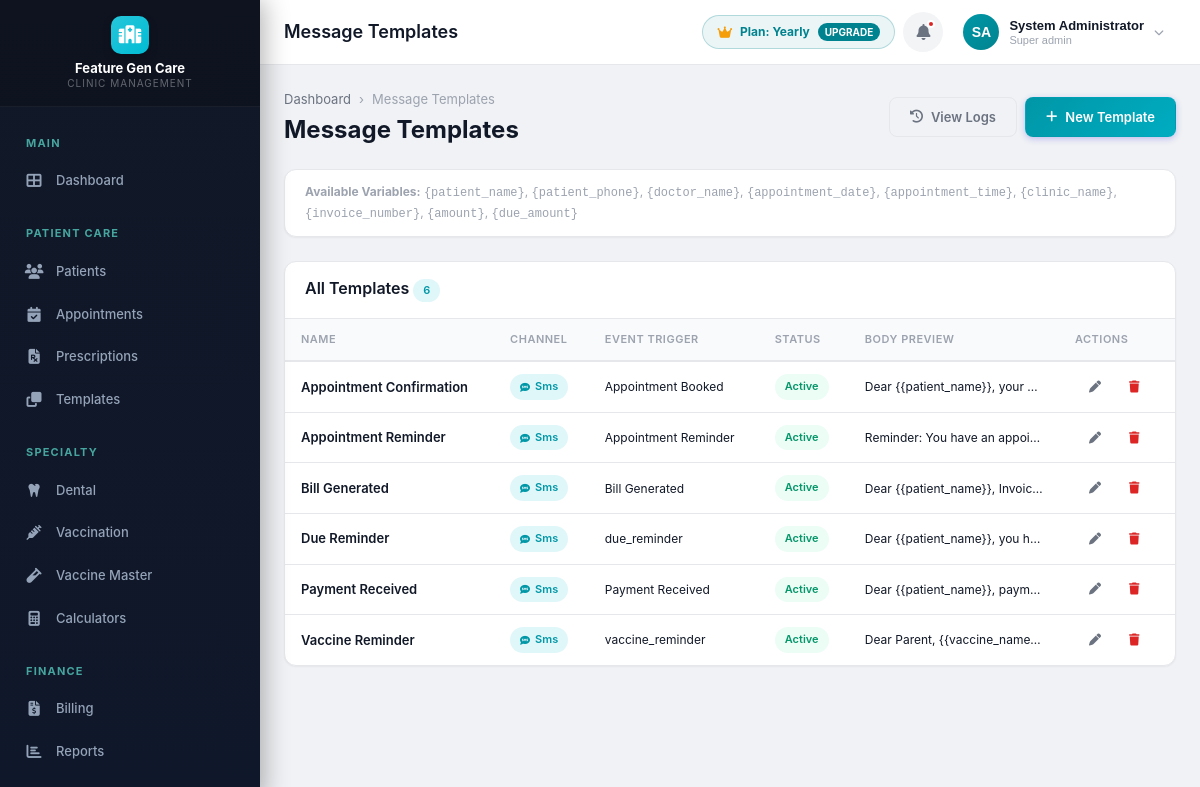
The app's page /modules/communication/templates.php (signed in) with its own data.
### tables this page shows
CREATE TABLE IF NOT EXISTS clinics (
    id INT AUTO_INCREMENT PRIMARY KEY,
    name VARCHAR(200) NOT NULL,
    tagline VARCHAR(300) DEFAULT NULL,
    logo VARCHAR(500) DEFAULT NULL,
    email VARCHAR(150) DEFAULT NULL,
    phone VARCHAR(20) DEFAULT NULL,
    alt_phone VARCHAR(20) DEFAULT NULL,
    website VARCHAR(200) DEFAULT NULL,
    address TEXT DEFAULT NULL,
    city VARCHAR(100) DEFAULT NULL,
    state VARCHAR(100) DEFAULT NULL,
    pincode VARCHAR(10) DEFAULT NULL,
    country VARCHAR(100) DEFAULT 'India',
    registration_no VARCHAR(100) DEFAULT NULL,
    gst_number VARCHAR(20) DEFAULT NULL,
    pan_number VARCHAR(20) DEFAULT NULL,
    primary_color VARCHAR(10) DEFAULT '#4F46E5',
    secondary_color VARCHAR(10) DEFAULT '#7C3AED',
    currency_symbol VARCHAR(5) DEFAULT '₹',
    date_format VARCHAR(20) DEFAULT 'd/m/Y',
    time_format VARCHAR(10) DEFAULT '12h',
    timezone VARCHAR(50) DEFAULT 'Asia/Kolkata',
    prescription_header TEXT DEFAULT NULL,
    prescription_footer TEXT DEFAULT NULL,
    invoice_header TEXT DEFAULT NULL,
    invoice_footer TEXT DEFAULT NULL,
    invoice_prefix VARCHAR(10) DEFAULT 'INV',
    invoice_start_no INT DEFAULT 1,
    patient_id_prefix VARCHAR(10) DEFAULT 'PT',
    patient_id_start_no INT DEFAULT 1000,
    is_active TINYINT(1) DEFAULT 1,
    created_at TIMESTAMP DEFAULT CURRENT_TIMESTAMP,
    updated_at TIMESTAMP DEFAULT CURRENT_TIMESTAMP ON UPDATE CURRENT_TIMESTAMP
);

CREATE TABLE IF NOT EXISTS tenants (
    id INT AUTO_INCREMENT PRIMARY KEY,
    clinic_name VARCHAR(200) NOT NULL,
    subdomain VARCHAR(100) NOT NULL UNIQUE,
    db_host VARCHAR(100) NOT NULL DEFAULT 'localhost',
    db_name VARCHAR(100) NOT NULL UNIQUE,
    db_user VARCHAR(100) NOT NULL,
    db_password VARCHAR(255) NOT NULL,
    status ENUM('active', 'suspended', 'pending') DEFAULT 'active',
    
     
    plan_type ENUM('trial', 'monthly', 'yearly', 'one_time', 'custom') DEFAULT 'trial',
    billing_cycle ENUM('trial', 'monthly', 'yearly', 'one_time') DEFAULT 'trial',
    max_doctors INT DEFAULT 2 COMMENT 'Doctor quota: 0 = unlimited',
    trial_ends_at DATETIME NULL,
    subscription_starts_at DATETIME NULL,
    subscription_ends_at DATETIME NULL COMMENT 'NULL indicates lifetime/perpetual license',
    is_lifetime TINYINT(1) DEFAULT 0,
    bonus_months INT DEFAULT 0 COMMENT 'Negotiated bonus months (e.g. +2 on yearly)',
    plan_amount DECIMAL(10,2) DEFAULT 0.00,
    currency VARCHAR(10) DEFAULT 'INR',
    subscription_status ENUM('trial', 'active', 'expired', 'grace_period', 'suspended') DEFAULT 'trial',
    
    created_at TIMESTAMP DEFAULT CURRENT_TIMESTAMP,
    updated_at TIMESTAMP DEFAULT CURRENT_TIMESTAMP ON UPDATE CURRENT_TIMESTAMP,
    INDEX idx_subdomain (subdomain),
    INDEX idx_status (status),
    INDEX idx_sub_status (subscription_status)
);

CREATE TABLE IF NOT EXISTS message_templates (
    id INT AUTO_INCREMENT PRIMARY KEY,
    clinic_id INT NOT NULL DEFAULT 1,
    name VARCHAR(200) NOT NULL,
    event_trigger VARCHAR(100) DEFAULT NULL COMMENT 'appointment_booked, bill_generated, etc.',
    channel ENUM('sms','whatsapp','email','all') DEFAULT 'sms',
    subject VARCHAR(300) DEFAULT NULL,
    body TEXT NOT NULL,
    variables TEXT DEFAULT NULL COMMENT 'JSON list of available variables',
    is_active TINYINT(1) DEFAULT 1,
    created_at TIMESTAMP DEFAULT CURRENT_TIMESTAMP,
    updated_at TIMESTAMP DEFAULT CURRENT_TIMESTAMP ON UPDATE CURRENT_TIMESTAMP,
    FOREIGN KEY (clinic_id) REFERENCES clinics(id)
);

### modules/communication/templates.php (the view, shortened to what the rows shown need)
<?php
$pageTitle = 'Message Templates';
require_once dirname(dirname(__DIR__)) . '/includes/header.php';
$db = db();
$clinicId = getCurrentClinicId();
$templates = $db->fetchAll("SELECT * FROM message_templates WHERE clinic_id = ? ORDER BY name", [$clinicId]);
$eventTriggers = [
    'appointment_booked' => 'Appointment Booked',
    'appointment_reminder' => 'Appointment Reminder',
    'appointment_cancelled' => 'Appointment Cancelled',
    'bill_generated' => 'Bill Generated',
    'payment_received' => 'Payment Received',
    'prescription_sent' => 'Prescription Sent',
    'vaccination_due' => 'Vaccination Due',
    'birthday' => 'Birthday Wish',
    'followup_reminder' => 'Follow-up Reminder',
    'custom' => 'Custom / Manual'
];
?>
<div class="content-header">
    <div>
        <h1>Message Templates</h1>
    </div>
</div>
<div class="card">
    <div class="card-body p-0">
        <?php if (empty($templates)): ?>
        <div class="empty-state"><i class="fas fa-envelope-open-text"></i><h3>No templates yet</h3><p>Create your first message template</p></div>
        <?php else: ?>
        <div class="table-responsive">
            <table class="table">
                <thead><tr><th>Name</th><th>Channel</th><th>Event Trigger</th><th>Status</th><th>Body Preview</th><th>Actions</th></tr></thead>
                <tbody>
                <?php foreach ($templates as $t): ?>
                <tr>
                    <td class="font-semibold"><?= sanitizeOutput($t['name']) ?></td>
                    <td>
                        <?php
                        $chColors = ['sms' => 'primary', 'whatsapp' => 'success', 'email' => 'info', 'all' => 'warning'];
                        $chIcons = ['sms' => 'sms', 'whatsapp' => 'fab fa-whatsapp', 'email' => 'envelope', 'all' => 'broadcast-tower'];
                        ?>
                        <span class="badge badge-<?= $chColors[$t['channel']] ?? 'secondary' ?>">
                            <i class="<?= strpos($chIcons[$t['channel']] ?? '', 'fab') === 0 ? $chIcons[$t['channel']] : 'fas fa-' . ($chIcons[$t['channel']] ?? 'comment') ?>"></i>
                            <?= ucfirst($t['channel']) ?>
                        </span>
                    </td>
                    <td style="font-size: 12px;"><?= $eventTriggers[$t['event_trigger']] ?? ($t['event_trigger'] ?: '-') ?></td>
                    <td><span class="badge badge-<?= $t['is_active'] ? 'success' : 'danger' ?>"><?= $t['is_active'] ? 'Active' : 'Inactive' ?></span></td>
                    <td style="font-size: 12px; max-width: 200px; overflow: hidden; text-overflow: ellipsis; white-space: nowrap;">
                        <?= sanitizeOutput($t['body']) ?>
                    </td>
                    <td>
                        <div class="d-flex gap-4">
                            <a href="?edit=<?= $t['id'] ?>" class="btn btn-sm btn-ghost" title="Edit"><i class="fas fa-pen"></i></a>
                            <a href="?delete=<?= $t['id'] ?>" class="btn btn-sm btn-ghost" title="Delete"
                               onclick="return confirm('Delete this template?')"><i class="fas fa-trash" style="color: var(--danger);"></i></a>
                        </div>
                    </td>
                </tr>
                <?php endforeach; ?>
                </tbody>
            </table>
        </div>
        <?php endif; ?>
    </div>
</div>
<?php require_once INCLUDES_PATH . '/footer.php'; ?>

### includes/header.php (shortened to what the rows shown need)
<?php
if (!defined('BASE_URL')) {
    require_once dirname(__DIR__) . '/config/session.php';
}
?>
<!DOCTYPE html>
<html lang="en">
<head>
    <link rel="stylesheet" href="<?= ASSETS_URL ?>/css/style.css?v=2.1">
    <link rel="stylesheet" href="https://cdnjs.cloudflare.com/ajax/libs/font-awesome/6.5.0/css/all.min.css">
</head>
<body>
<div class="app-wrapper">
    <?php include __DIR__ . '/sidebar.php'; ?>
    <div class="main-content">
        <header class="header">
            <div class="header-left">
                <?php if (isset($pageTitle)): ?>
                <h2 class="page-title"><?= $pageTitle ?></h2>
                <?php endif; ?>
            </div>
            <div class="header-right">
                <?php if (in_array(getCurrentUserRole(), [ROLE_SUPER_ADMIN, ROLE_ADMIN])): ?>
                <?php
                $hdrTenant = db()->tenantInfo ?? [];
                $hdrPlan = ucfirst(sanitizeOutput($hdrTenant['plan_type'] ?? 'Trial'));
                ?>
                <a href="<?= BASE_URL ?>/modules/subscription/paywall.php" class="header-plan-badge" style="display: flex; align-items: center; gap: 8px; padding: 6px 14px; border-radius: 20px; font-size: 12px; font-weight: 700; text-decoration: none; background: rgba(0, 131, 143, 0.08); color: #00838f; border: 1px solid rgba(0, 131, 143, 0.25); transition: all 0.2s;" title="View Plan & Upgrade Options">
                    <i class="fas fa-crown" style="color: #f59e0b; font-size: 13px;"></i>
                    <span>Plan: <?= $hdrPlan ?></span>
                    <span style="background: #00838f; color: white; padding: 1px 7px; border-radius: 10px; font-size: 10px; text-transform: uppercase;">Upgrade</span>
                </a>
                <?php endif; ?>
            </div>
        </header>
        <div class="content-area">

### includes/sidebar.php (shortened to what the rows shown need)
<?php
$db = db();
$clinicId = getCurrentClinicId();
$clinic = $db->fetch("SELECT name, logo FROM clinics WHERE id = ?", [$clinicId]);
$logoUrl = '';
$logoExists = false;
?>
<aside class="sidebar">
    <div class="sidebar-brand" style="flex-direction: column; align-items: center; gap: 6px; padding: 16px 12px;">
        <?php if ($logoExists && !empty($logoUrl)): ?>
            <img src="<?= $logoUrl ?>" alt="Clinic Logo" style="max-height: 48px; max-width: 140px; object-fit: contain;" onerror="this.style.display='none'; var fb=document.getElementById('sidebarFallbackLogo'); if(fb) fb.style.display='flex';">
            <div id="sidebarFallbackLogo" class="brand-logo" style="display: none;"><i class="fas fa-hospital"></i></div>
        <?php else: ?>
            <div class="brand-logo"><i class="fas fa-hospital"></i></div>
        <?php endif; ?>
        <div class="brand-text" style="text-align: center; font-size: 13px; line-height: 1.3; white-space: normal; word-break: break-word;">
            <?= sanitizeOutput($clinic['name'] ?? ($db->tenantInfo['clinic_name'] ?? APP_NAME)) ?>
            <small style="display: block; font-size: 10px; opacity: 0.7;">Clinic Management</small>
        </div>
    </div>
</aside>

### records on screen
clinics: name "Feature Gen Care"
tenants: plan_type "Yearly"
message_templates: name "Appointment Confirmation", channel "Sms", event_trigger "Appointment Booked", is_active "Active", body "Dear {{patient_name}}, your…"
message_templates: name "Appointment Reminder", channel "Sms", event_trigger "Appointment Reminder", is_active "Active", body "Reminder: You have an appoi…"
message_templates: name "Bill Generated", channel "Sms", event_trigger "Bill Generated", is_active "Active", body "Dear {{patient_name}}, Invoic…"
message_templates: name "Due Reminder", channel "Sms", event_trigger "due_reminder", is_active "Active", body "Dear {{patient_name}}, you h…"
message_templates: name "Payment Received", channel "Sms", event_trigger "Payment Received", is_active "Active", body "Dear {{patient_name}}, paym…"
message_templates: name "Vaccine Reminder", channel "Sms", event_trigger "vaccine_reminder", is_active "Active", body "Dear Parent, {{vaccine_name…"

### other values on screen
$pageTitle "Message Templates"
$currentUser['initials'] "SA"
sanitizeOutput($currentUser['name']) "System Administrator"
str_replace('_', ' ', $currentUser['role']) "Super admin"
count($templates) "6"
